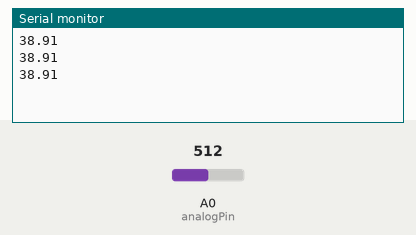
Simulated run of this sketch. Board: Arduino Uno, built with avr-gcc and run on an emulated ATmega328P. Shown: the last lines printed to the serial monitor. The inputs (shaded band) are chosen by the test bench; at power-on: A0 (analogPin) = 512.

Above: at 1.3 s.
1.4 s: A0 (analogPin) set to 716
At 1.9 s:
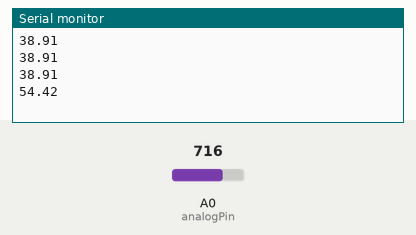
2.9 s: A0 (analogPin) set to 900
At 3.4 s:
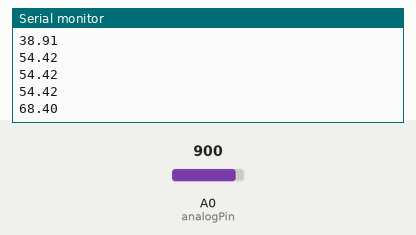
Timing chart, 0 to 5.9 s (numbered marks = the images above; inputs shaded):
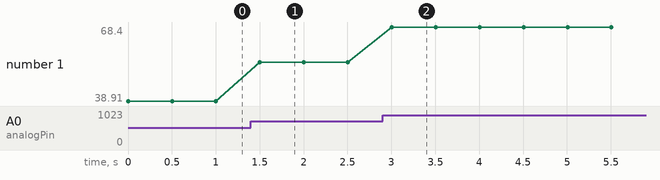

The sketch:

LSA_Analog.ino
```cpp
const int analogPin = A0;   // Connect AN output of LSA08 to analog pin 0
float readVal,positionVal;    // Variables to store analog and line position value
void setup() {
  // put your setup code here, to run once:
  Serial.begin(9600);

}

void loop() {
  // put your main code here, to run repeatedly:
readVal = analogRead(analogPin);
positionVal = ((float)readVal/921)*70;


Serial.println(positionVal);
delay(500);


}
```

Measured:
- after the input at 1.4 s, the serial monitor: prints a new line after 0.10 s (image 1)
- after the input at 2.9 s, the serial monitor: prints a new line after 0.10 s (image 2)
- plotted number 1: 38.91 → 54.42 after the input at 1.4 s, 54.42 → 68.4 after the input at 2.9 s
